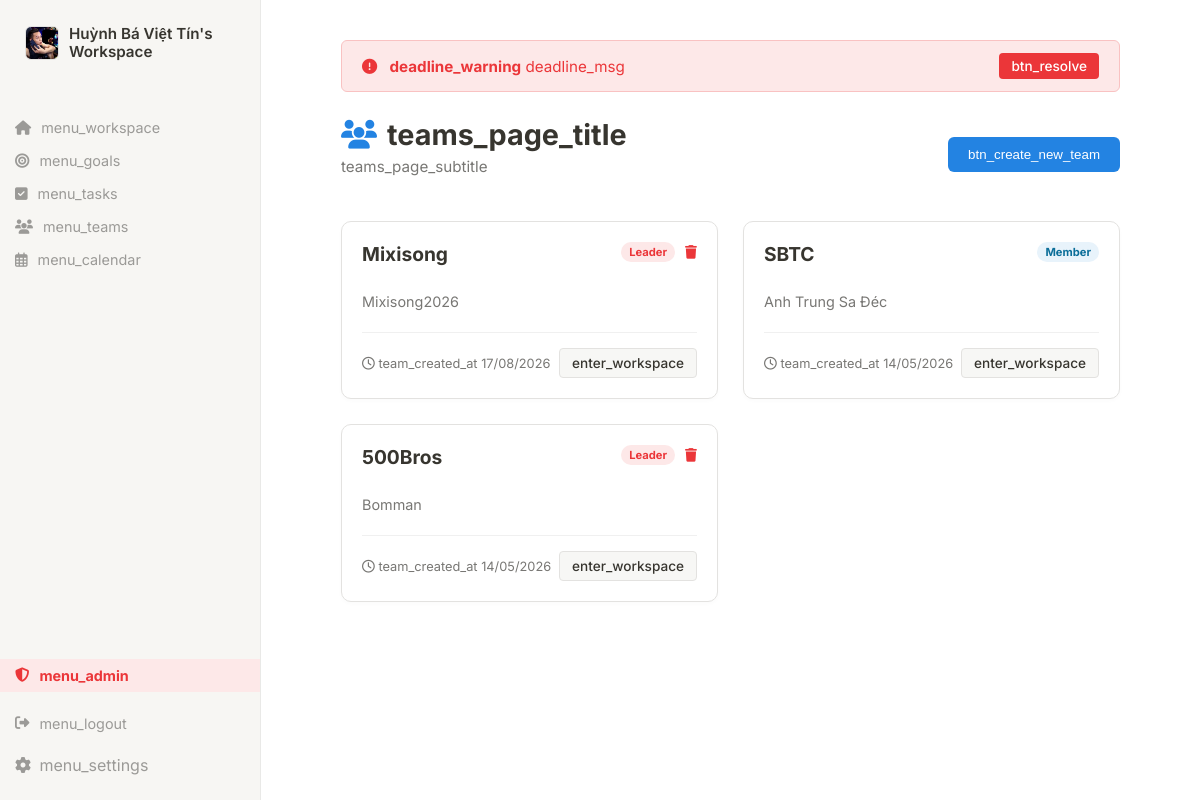
The page /public/index.php?action=teams (signed in) on the database its author committed.
### tables this page shows
CREATE TABLE `users` (
  `id` int(11) NOT NULL AUTO_INCREMENT,
  `fullname` varchar(100) NOT NULL,
  `email` varchar(100) NOT NULL,
  `password` varchar(255) NOT NULL,
  `role` enum('admin','user') DEFAULT 'user',
  `created_at` timestamp NOT NULL DEFAULT current_timestamp(),
  `phone` varchar(20) DEFAULT NULL,
  `avatar` varchar(255) DEFAULT 'default.png',
  `notifications` tinyint(1) DEFAULT 1,
  `language` varchar(10) DEFAULT 'vi',
  `timezone` varchar(50) DEFAULT 'Asia/Ho_Chi_Minh',
  `dob` date DEFAULT NULL,
  `address` varchar(255) DEFAULT NULL,
  `bio` text DEFAULT NULL,
  `notify_deadline` tinyint(1) DEFAULT 1,
  `notify_alerts` tinyint(1) DEFAULT 1,
  `is_locked` tinyint(1) DEFAULT 0,
  PRIMARY KEY (`id`),
  UNIQUE KEY `email` (`email`)
);

CREATE TABLE `team_members` (
  `team_id` int(11) NOT NULL,
  `user_id` int(11) NOT NULL,
  `role` enum('Leader','Manager','Member','Viewer') DEFAULT 'Member',
  `joined_at` timestamp NOT NULL DEFAULT current_timestamp(),
  PRIMARY KEY (`team_id`,`user_id`)
);

CREATE TABLE `teams` (
  `id` int(11) NOT NULL AUTO_INCREMENT,
  `name` varchar(255) NOT NULL,
  `description` text DEFAULT NULL,
  `created_by` int(11) NOT NULL,
  `created_at` timestamp NOT NULL DEFAULT current_timestamp(),
  PRIMARY KEY (`id`),
  KEY `fk_teams_users` (`created_by`),
  CONSTRAINT `fk_teams_users` FOREIGN KEY (`created_by`) REFERENCES `users` (`id`) ON DELETE CASCADE
);

### src/Controllers/TeamController.php (called while the page is built, shortened)
<?php
require_once PROJECT_ROOT . '/src/Models/TeamModel.php';
class TeamController {
    private $teamModel;
    public function __construct() {
        $this->teamModel = new TeamModel();
    }
    public function index() {
        $userId = $_SESSION['user_id'];
        $teams = $this->teamModel->getTeamsByUserId($userId);
        require_once PROJECT_ROOT . '/views/teams/index.php';
    }
}

### src/core/Database.php (called while the page is built, shortened)
<?php
class Database {
    private static $instance = null;
    private $conn;
    private $host = 'localhost';
    private $db_name = 'quanly_congviec';
    private $username = 'root';
    private $password = '';
    private function __construct() {
        try {
            $this->conn = new PDO(
                "mysql:host=" . $this->host . ";dbname=" . $this->db_name . ";charset=utf8mb4",
                $this->username,
                $this->password
            );
            $tz = date('P');
            $this->conn->exec("SET time_zone = '{$tz}';");
            $this->conn->setAttribute(PDO::ATTR_ERRMODE, PDO::ERRMODE_EXCEPTION);
        } catch(PDOException $e) {
            die("Lỗi kết nối Cơ sở dữ liệu: " . $e->getMessage());
        }
    }
    public static function getInstance() {
        if (!self::$instance) {
            self::$instance = new Database();
        }
        return self::$instance;
    }
    public function getConnection() {
        return $this->conn;
    }
}

### src/Models/TeamModel.php (called while the page is built, shortened)
<?php
require_once PROJECT_ROOT . '/src/Core/Database.php';
class TeamModel {
    private $conn;
    public function __construct() {
        $this->conn = Database::getInstance()->getConnection();
    }
    public function getTeamsByUserId($userId) {
        $sql = "SELECT t.*, tm.role
                FROM teams t
                JOIN team_members tm ON t.id = tm.team_id
                WHERE tm.user_id = :user_id
                ORDER BY t.created_at DESC";
        $stmt = $this->conn->prepare($sql);
        $stmt->execute(['user_id' => $userId]);
        return $stmt->fetchAll(\PDO::FETCH_ASSOC);
    }
}

### views/teams/index.php (the view, shortened to what this page needs)
<?php require_once PROJECT_ROOT . '/views/layout/header.php'; ?>
<div style="display: flex; justify-content: space-between; align-items: center; margin-bottom: 30px;">
    <div>
        <h1 style="font-size: 1.8rem; margin: 0; color: #37352f;"><i class="fas fa-users" style="color: #2383e2; margin-right: 10px;"></i><?= __('teams_page_title') ?></h1>
        <p style="color: #787774; font-size: 0.95rem; margin-top: 5px;"><?= __('teams_page_subtitle') ?></p>
    </div>
    <button onclick="document.getElementById('teamModal').style.display='block'" style="background: #2383e2; color: white; border: none; padding: 10px 20px; border-radius: 6px; cursor: pointer; font-weight: 500;">
        <?= __('btn_create_new_team') ?>
    </button>
</div>
<div style="display: grid; grid-template-columns: repeat(auto-fill, minmax(300px, 1fr)); gap: 25px;">
    <?php if(empty($teams)): ?>
        <p style="color: #787774;"><?= __('no_teams_msg') ?></p>
    <?php else: ?>
        <?php foreach($teams as $team): ?>
            <div style="background: white; border: 1px solid #e3e2e0; border-radius: 10px; padding: 20px; box-shadow: 0 2px 4px rgba(0,0,0,0.02); transition: transform 0.2s;">
                <div style="display: flex; justify-content: space-between; align-items: flex-start;">
                    <h3 style="margin: 0 0 10px 0; font-size: 1.2rem; color: #37352f;"><?= htmlspecialchars($team['name']) ?></h3>
                    <div style="display: flex; align-items: center; gap: 10px;">
                        <?php if($team['role'] == 'Leader'): ?>
                            <span style="background: #fde8e8; color: #eb3639; padding: 3px 8px; border-radius: 12px; font-size: 0.7rem; font-weight: bold;">Leader</span>
                            <a href="index.php?action=delete-team&id=<?= $team['id'] ?>"
                                onclick="return confirm('<?= __('confirm_delete_team_msg') ?>');"
                                style="color: #eb3639; font-size: 0.85rem; text-decoration: none;" title="Xóa nhóm">
                                <i class="fas fa-trash"></i>
                            </a>
                        <?php else: ?>
                            <span style="background: #e8f3fb; color: #0b6e99; padding: 3px 8px; border-radius: 12px; font-size: 0.7rem; font-weight: bold;">Member</span>
                        <?php endif; ?>
                    </div>
                </div>
                <p style="color: #787774; font-size: 0.9rem; margin-bottom: 20px; line-height: 1.5; display: -webkit-box; -webkit-line-clamp: 2; -webkit-box-orient: vertical; overflow: hidden;">
                    <?= htmlspecialchars($team['description']) ?>
                </p>
                <div style="border-top: 1px solid #f0f0f0; padding-top: 15px; display: flex; justify-content: space-between; align-items: center;">
                    <span style="font-size: 0.8rem; color: #787774;"><i class="far fa-clock"></i> <?= __('team_created_at') ?> <?= date('d/m/Y', strtotime($team['created_at'])) ?></span>
                    <a href="index.php?action=team-detail&id=<?= $team['id'] ?>" style="background: #f7f7f5; color: #37352f; text-decoration: none; padding: 6px 12px; border-radius: 4px; font-size: 0.85rem; font-weight: 500; border: 1px solid #e3e2e0;">
                        <?= __('enter_workspace') ?>
                    </a>
                </div>
            </div>
        <?php endforeach; ?>
    <?php endif; ?>
</div>
<?php require_once PROJECT_ROOT . '/views/layout/footer.php'; ?>

### views/layout/header.php (shortened to what this page needs)
<?php
$fullname = $_SESSION['fullname'] ?? 'Admin';
$lang = $_SESSION['language'] ?? 'vi';
$dictionary = require PROJECT_ROOT . "/lang/{$lang}.php";
if (!function_exists('__')) {
    function __($keyword) {
        global $dictionary;
        return $dictionary[$keyword] ?? $keyword;
    }
}
$dueCount = 0;
$userAvatarPath = 'https://ui-avatars.com/api/?name=' . urlencode($fullname) . '&background=random';
try {
    $db = \Tinhu\TaskManager\Core\Database::getInstance()->getConnection();
    $uid = $_SESSION['user_id'];
    $stmt1 = $db->prepare("SELECT COUNT(*) FROM tasks WHERE user_id = ? AND status != 'Done' AND due_date <= CURDATE() AND due_date != '0000-00-00' AND due_date IS NOT NULL");
    $stmt1->execute([$uid]);
    $countPersonal = (int)$stmt1->fetchColumn();
    $stmt2 = $db->prepare("SELECT COUNT(*) FROM team_tasks WHERE assigned_to = ? AND status != 'Done' AND due_date <= CURDATE() AND due_date != '0000-00-00' AND due_date IS NOT NULL");
    $stmt2->execute([$uid]);
    $countTeam = (int)$stmt2->fetchColumn();
    $dueCount = $countPersonal + $countTeam;
    $stmtAvatar = $db->prepare("SELECT avatar FROM users WHERE id = ?");
    $stmtAvatar->execute([$uid]);
    $dbAvatar = $stmtAvatar->fetchColumn();
    if (!empty($dbAvatar) && $dbAvatar !== 'default.png') {
        $userAvatarPath = '/task_manager/public/uploads/' . $dbAvatar;
    }
} catch (\Exception $e) {}
?>
<!DOCTYPE html>
<html lang="<?= $lang ?>">
<head>
    <link rel="stylesheet" href="css/style.css">
    <link rel="stylesheet" href="https://cdnjs.cloudflare.com/ajax/libs/font-awesome/6.4.0/css/all.min.css">
</head>
<body>
<div class="workspace-wrapper">
    <div class="sidebar">
        <div class="workspace-header">
            <a href="index.php?action=profile" style="display: flex; align-items: center; gap: 10px; padding: 10px; text-decoration: none; color: inherit; border-radius: 6px; margin-bottom: 20px;">
                <img src="<?= $userAvatarPath ?>" style="width: 32px; height: 32px; min-width: 32px; border-radius: 6px; object-fit: cover; border: 1px solid #e3e2e0;">
                <div style="font-weight: 600; font-size: 0.95rem; line-height: 1.2;">
                    <?= htmlspecialchars($fullname) ?>'s Workspace
                </div>
            </a>
        </div>
        <a href="index.php?action=dashboard" class="menu-item"><i class="fas fa-home"></i> <?= __('menu_workspace') ?></a>
        <a href="index.php?action=goals" class="menu-item"><i class="fas fa-bullseye"></i> <?= __('menu_goals') ?></a>
        <a href="index.php?action=tasks" class="menu-item"><i class="fas fa-check-square"></i> <?= __('menu_tasks') ?></a>
        <a href="index.php?action=teams" class="menu-item"><i class="fas fa-users"></i> <?= __('menu_teams') ?></a>
        <a href="index.php?action=calendar" class="menu-item"><i class="far fa-calendar-alt"></i> <?= __('menu_calendar') ?></a>
        <div style="margin-top: auto;">
            <?php if (isset($_SESSION['role']) && $_SESSION['role'] === 'admin'): ?>
                <a href="index.php?action=admin" class="menu-item" style="color: #eb3639; font-weight: bold; background: #fde8e8; margin-bottom: 15px;">
                    <i class="fas fa-shield-alt"></i> <?= __('menu_admin') ?>
                </a>
            <?php endif; ?>
            <a href="index.php?action=logout" class="menu-item"><i class="fas fa-sign-out-alt"></i> <?= __('menu_logout') ?></a>
            <a href="index.php?action=settings" style="display: block; padding: 10px 15px; color: var(--text-muted); text-decoration: none; border-radius: 4px; margin-top: 5px;">
                <i class="fas fa-cog" style="width: 20px;"></i> <?= __('menu_settings') ?>
            </a>
        </div>
    </div>
    <div class="main-content">
        <?php if ($dueCount > 0): ?>
            <div style="background: #fde8e8; border: 1px solid #f9c2c2; color: #eb3639; padding: 12px 20px; border-radius: 6px; margin-bottom: 25px; display: flex; align-items: center; justify-content: space-between; font-size: 0.95rem;">
                <div>
                    <i class="fas fa-exclamation-circle" style="margin-right: 8px;"></i>
                    <strong><?= __('deadline_warning') ?></strong>
                    <?= sprintf(__('deadline_msg'), $dueCount) ?>
                </div>
                <a href="index.php?action=calendar" style="background: #eb3639; color: white; padding: 5px 12px; border-radius: 4px; text-decoration: none; font-size: 0.85rem; font-weight: 500;">
                    <?= __('btn_resolve') ?>
                </a>
            </div>
        <?php endif; ?>

### public/css/style.css (style rules this page uses)
:root { --bg-main: #ffffff; --text-main: #37352f; --text-muted: #9b9a97; --border-color: #e9e9e7; --hover-bg: #efefed; }
body { font-family: "Inter", sans-serif; background-color: var(--bg-main); color: var(--text-main); margin: 0; display: flex; justify-content: center; align-items: center; height: 100vh; }
.workspace-wrapper { display: flex; height: 100vh; width: 100%; overflow: hidden; }
.sidebar { width: 260px; background-color: #f7f6f3; border-right: 1px solid #e9e9e7; display: flex; flex-direction: column; padding: 15px 0; }
.workspace-header { padding: 0 15px 20px 15px; display: flex; align-items: center; gap: 10px; font-weight: 600; font-size: 0.95rem; cursor: pointer; }
.menu-item { padding: 8px 15px; color: var(--text-muted); text-decoration: none; display: flex; align-items: center; gap: 10px; font-size: 0.9rem; transition: background 0.2s; }
.main-content { flex: 1; background-color: var(--bg-main); padding: 40px 80px; overflow-y: auto; }

### rows shown on the page
users: avatar (picture)
team_members: team.name "Mixisong", team.description "Mixisong2026", team.created_at "17/08/2026"
team_members: team.name "SBTC", role "Member", team.description "Anh Trung Sa Đéc", team.created_at "14/05/2026"
team_members: team.name "500Bros", team.description "Bomman", team.created_at "14/05/2026"

### other values the page prints
$fullname "Huỳnh Bá Việt Tín"
__('menu_workspace') "menu_workspace"
__('menu_goals') "menu_goals"
__('menu_tasks') "menu_tasks"
__('menu_teams') "menu_teams"
__('menu_calendar') "menu_calendar"
__('menu_admin') "menu_admin"
__('menu_logout') "menu_logout"
__('menu_settings') "menu_settings"
__('deadline_warning') "deadline_warning"
sprintf(__('deadline_msg'), $dueCount) "deadline_msg"
__('btn_resolve') "btn_resolve"
__('teams_page_title') "teams_page_title"
__('teams_page_subtitle') "teams_page_subtitle"
__('btn_create_new_team') "btn_create_new_team"
